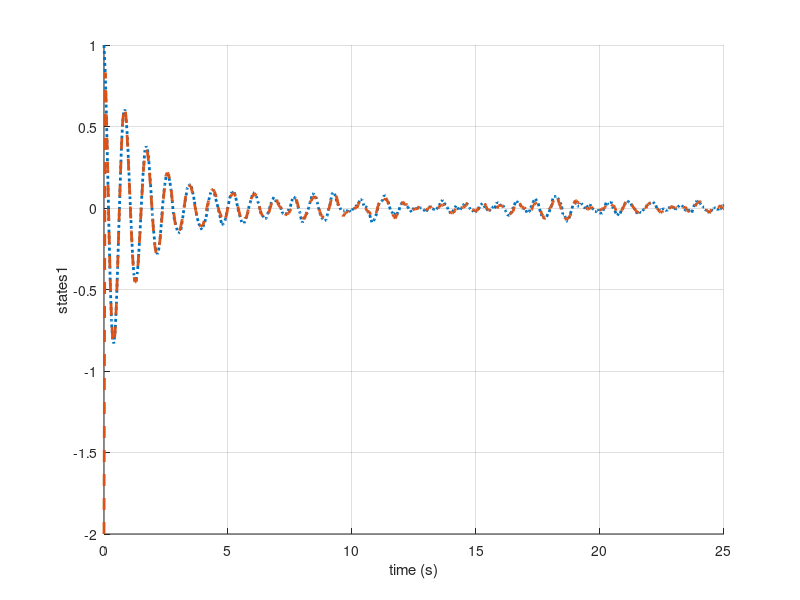
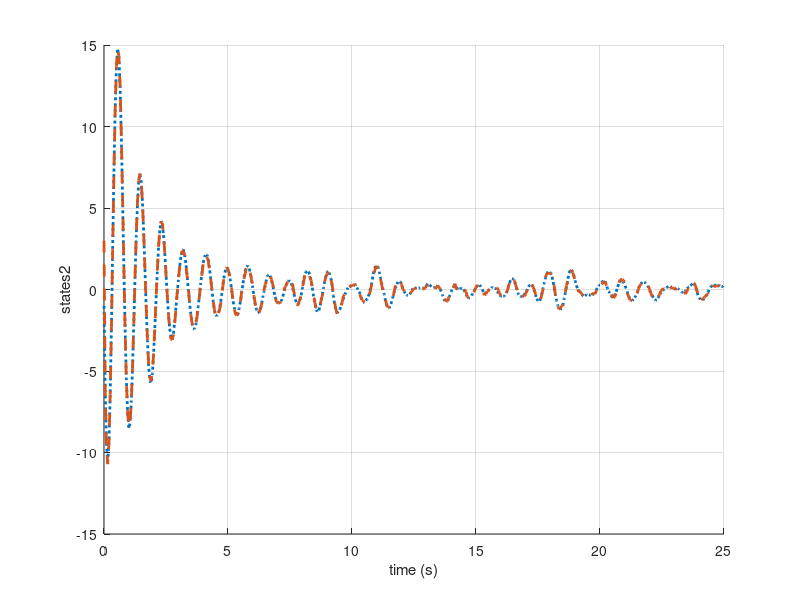
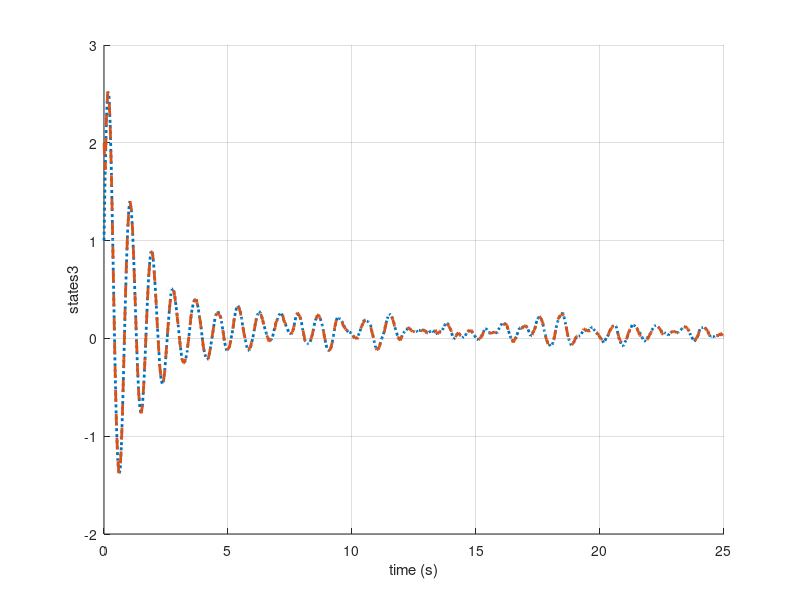
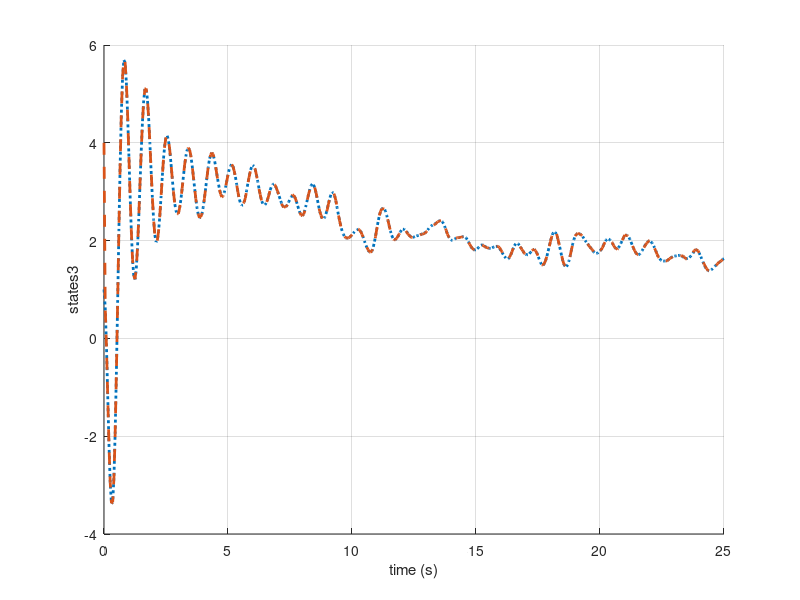

Write MATLAB code to recreate these figures, in order.
W=10^-2*[1 0 0 0;0 0 1 0;0 0 1 0;0 0 0 0];
V=sqrt(10^-4)*[1 0; 0 1];

x0 = [1;-1;1;1];
x_hat0=[-2;3;2;4];%initial condition.
P0=10^-1*[1 0 0 0;0 0 1 0;0 0 1 0;0 0 0 0];
Ts = 0.1;%sample period
h = 0.05; %small time step to propagate states
Tfinal = 25; %total time
nframes = Tfinal/h; 

%defining continuous-time system in state space
A = [-0.128 0.0803 -0.997 0.035 ;-62.867 -1.306 0.297 0 ;8.277 0.00472 -0.259 0 ;0 1 0.0806 0 ];
B = [0.00746 0.0344 0 0.0143;-37.467 35.645 9.425 2.45;0.102 3.221 0.654 -2.437; 0 0 0 0];
C = [0 0 1 0;0 0 0 1];
D = 0;
G=eye(4);

% weighting matrices
sysc = ss(A,B,C,D);


%calculating discrete-time system with zero-order hold (zoh is the default)
sysd = c2d(sysc,Ts,'zoh');
%%%
Q = [300 0 0 0;0 5 0 0;0 0 0 0;0 0 0 100];
R = [100 0 0 0;0 400 0 0;0 0 100 0;0 0 0 150];

[K,S,e] = dlqr(sysd.A,sysd.B,Q,R);

%xk = zeros(3,nframes+1);
u = zeros(4,nframes+1);
ref=[0;0;0;0];
x_hat= zeros(4,nframes+1);
y= zeros(2,nframes+1);
x = zeros(4,nframes+1);
Pk_0=P0;
xk_0=x0;

for i = 0:nframes 

    if i == 0     
        u0=ref;
        %u0 = K*(ref - x_hat0);
        x(:,i+1) = sysd.A*x0+ sysd.B*u0 + G*W*randn(4,1);
        y(:,i+1)= sysd.C*x(:,i+1)+V*randn(2,1);
        
        Pk_=sysd.A*Pk_0*transpose(sysd.A)+G*W*transpose(G);
        xk=sysd.A*xk_0+sysd.B*u0;
        
        Pk=Pk_-Pk_*transpose(sysd.C)*inv([sysd.C*Pk_*transpose(sysd.C)+V])*sysd.C*Pk_;
        x_hat(:,i+1) = xk + Pk*transpose(sysd.C)*inv(V)*[y(:,i+1)-sysd.C*xk];
            

        
    else
        u(:,i)=ref;
        %u(:,i)=K*(ref-x_hat(:,i));
        x(:,i+1) = sysd.A*x(:,i)+ sysd.B*u(:,i) +G*W*randn(4,1);
        y(:,i+1)= sysd.C*x(:,i+1)+V*randn(2,1);
        
        Pk_=sysd.A*Pk_0*transpose(sysd.A)+G*W*transpose(G);
        xk=sysd.A*xk_0+sysd.B*u(:,i);
        
        Pk=Pk_-Pk_*transpose(sysd.C)*inv([sysd.C*Pk_*transpose(sysd.C)+V])*sysd.C*Pk_;
        x_hat(:,i+1) = xk + Pk*transpose(sysd.C)*inv(V)*[y(:,i+1)-sysd.C*xk];
        

    end
    Pk_0=Pk;
    xk_0=x_hat(:,i+1);
end

hold on

figure(1)

plot(h*[0:nframes],[x0(1), x(1,1:end-1)],':','LineWidth',2)
plot(h*[0:nframes],[x_hat0(1), x_hat(1,1:end-1)],'--','LineWidth',2)

xlabel('time (s)')
grid on
%xlim([0,50])
ylabel('states1')
hold off

figure(2)

hold on
%stairs(h*[0:nframes],[u0,u(1:end-1)],'LineWidth',2)
plot(h*[0:nframes],[x0(2), x(2,1:end-1)],':','LineWidth',2)
plot(h*[0:nframes],[x_hat0(2), x_hat(2,1:end-1)],'--','LineWidth',2)
xlabel('time (s)')
grid on
ylabel('states2')
hold off

figure(3)

hold on
%stairs(h*[0:nframes],[u0,u(1:end-1)],'LineWidth',2)
plot(h*[0:nframes],[x0(3), x(3,1:end-1)],':','LineWidth',2)
plot(h*[0:nframes],[x_hat0(3), x_hat(3,1:end-1)],'--','LineWidth',2)
xlabel('time (s)')
grid on
ylabel('states3')
hold off

figure(4)

hold on
%stairs(h*[0:nframes],[u0,u(1:end-1)],'LineWidth',2)
plot(h*[0:nframes],[x0(4), x(4,1:end-1)],':','LineWidth',2)
plot(h*[0:nframes],[x_hat0(4), x_hat(4,1:end-1)],'--','LineWidth',2)
xlabel('time (s)')
grid on
ylabel('states3')
hold off